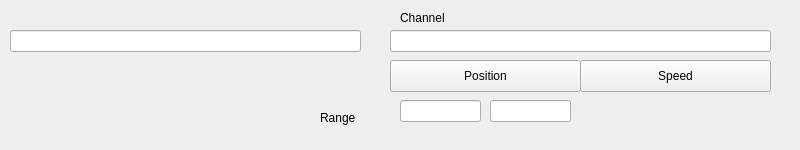
<?xml version="1.0" encoding="UTF-8"?>
<ui version="4.0">
 <class>InputEditor</class>
 <widget class="QWidget" name="InputEditor">
  <property name="geometry">
   <rect>
    <x>0</x>
    <y>0</y>
    <width>800</width>
    <height>150</height>
   </rect>
  </property>
  <property name="windowTitle">
   <string>Form</string>
  </property>
  <widget class="QLineEdit" name="channelName">
   <property name="geometry">
    <rect>
     <x>390</x>
     <y>30</y>
     <width>381</width>
     <height>22</height>
    </rect>
   </property>
  </widget>
  <widget class="QLabel" name="label_2">
   <property name="geometry">
    <rect>
     <x>320</x>
     <y>110</y>
     <width>62</width>
     <height>16</height>
    </rect>
   </property>
   <property name="text">
    <string>Range</string>
   </property>
  </widget>
  <widget class="QLineEdit" name="rangeMin">
   <property name="geometry">
    <rect>
     <x>400</x>
     <y>100</y>
     <width>81</width>
     <height>22</height>
    </rect>
   </property>
  </widget>
  <widget class="QPushButton" name="positionButton">
   <property name="geometry">
    <rect>
     <x>390</x>
     <y>60</y>
     <width>191</width>
     <height>32</height>
    </rect>
   </property>
   <property name="text">
    <string>Position</string>
   </property>
  </widget>
  <widget class="QLineEdit" name="outputName">
   <property name="geometry">
    <rect>
     <x>10</x>
     <y>30</y>
     <width>351</width>
     <height>22</height>
    </rect>
   </property>
  </widget>
  <widget class="QPushButton" name="speedButton">
   <property name="geometry">
    <rect>
     <x>580</x>
     <y>60</y>
     <width>191</width>
     <height>32</height>
    </rect>
   </property>
   <property name="text">
    <string>Speed</string>
   </property>
  </widget>
  <widget class="QLineEdit" name="rangeMax">
   <property name="geometry">
    <rect>
     <x>490</x>
     <y>100</y>
     <width>81</width>
     <height>22</height>
    </rect>
   </property>
  </widget>
  <widget class="QLabel" name="label">
   <property name="geometry">
    <rect>
     <x>400</x>
     <y>10</y>
     <width>62</width>
     <height>16</height>
    </rect>
   </property>
   <property name="text">
    <string>Channel</string>
   </property>
  </widget>
 </widget>
 <resources/>
 <connections/>
</ui>
